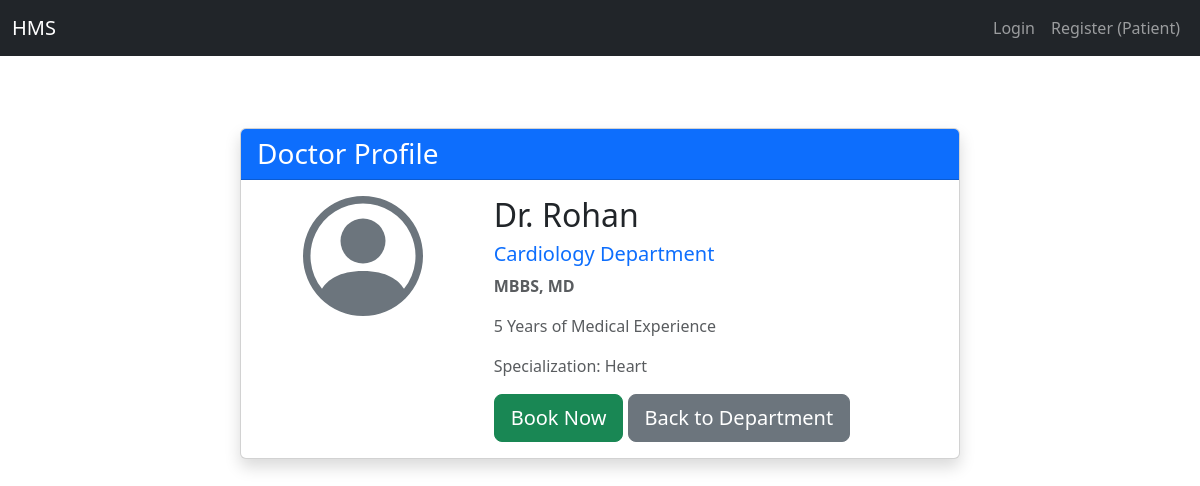
The app's page /doctor/profile/1 with its own data.
### models.py (models this page shows)
class Doctor(db.Model):
    id = db.Column(db.Integer, primary_key=True)
    user_id = db.Column(db.Integer, db.ForeignKey('user.id'), nullable=False)
    department_id = db.Column(db.Integer, db.ForeignKey('department.id'), nullable=False)
    name = db.Column(db.String(100), nullable=False)
    dob = db.Column(db.DateTime, nullable=False)
    experience = db.Column(db.Integer, nullable=False)
    specialization = db.Column(db.String(100), nullable=False)
    qualifications = db.Column(db.String(100), nullable=True)
    availability = db.Column(db.String(200), default='{}')

class Department(db.Model):
    id = db.Column(db.Integer, primary_key=True)
    name = db.Column(db.String(100), unique=True, nullable=False)
    details = db.Column(db.String(100), default="")

### app.py (the view)
@app.route('/doctor/profile/<int:doctor_id>')
def doctor_public_profile(doctor_id):
    doctor = Doctor.query.get_or_404(doctor_id)
    department = Department.query.filter_by(id=doctor.department_id).first()
    return render_template('doctor_details.html', doctor=doctor, department=department)

### templates/doctor_details.html (shortened to what this page needs)
{% extends "base.html" %}
{% block content %}
<div class="container py-5">
    <div class="row justify-content-center">
        <div class="col-md-8">
            <div class="card shadow">
                <div class="card-header bg-primary text-white">
                    <h3 class="mb-0">Doctor Profile</h3>
                </div>
                <div class="card-body">
                    <div class="row">
                        <div class="col-md-4 text-center mb-3">
                        </div>
                        <div class="col-md-8">
                            <h2 class="card-title">Dr. {{ doctor.name }}</h2>
                            <h5 class="text-primary">{{ department.name | capitalize }} Department</h5>
                            <p class="text-muted fw-bold">{{ doctor.qualifications }}
                            <p class="text-muted fw-medium">{{ doctor.experience }} Years of Medical Experience</p>
                            <p class="text-muted fw-medium">Specialization: {{ doctor.specialization }}</p>
                            <div class="d-grid gap-2 d-md-block">
                                <a href="{{ url_for('book_appointment', doctor_id=doctor.id) }}" class="btn btn-success btn-lg">Book Now</a>
                                <a href="{{ url_for('department_details', department_name=department.name) }}" class="btn btn-secondary btn-lg">Back to Department</a>
                            </div>
                        </div>
                    </div>
                </div>
            </div>
        </div>
    </div>
</div>
{% endblock %}

### records on screen
Doctor: name "Rohan", qualifications "MBBS, MD", experience "5", specialization "Heart"
Department: name "Cardiology"
